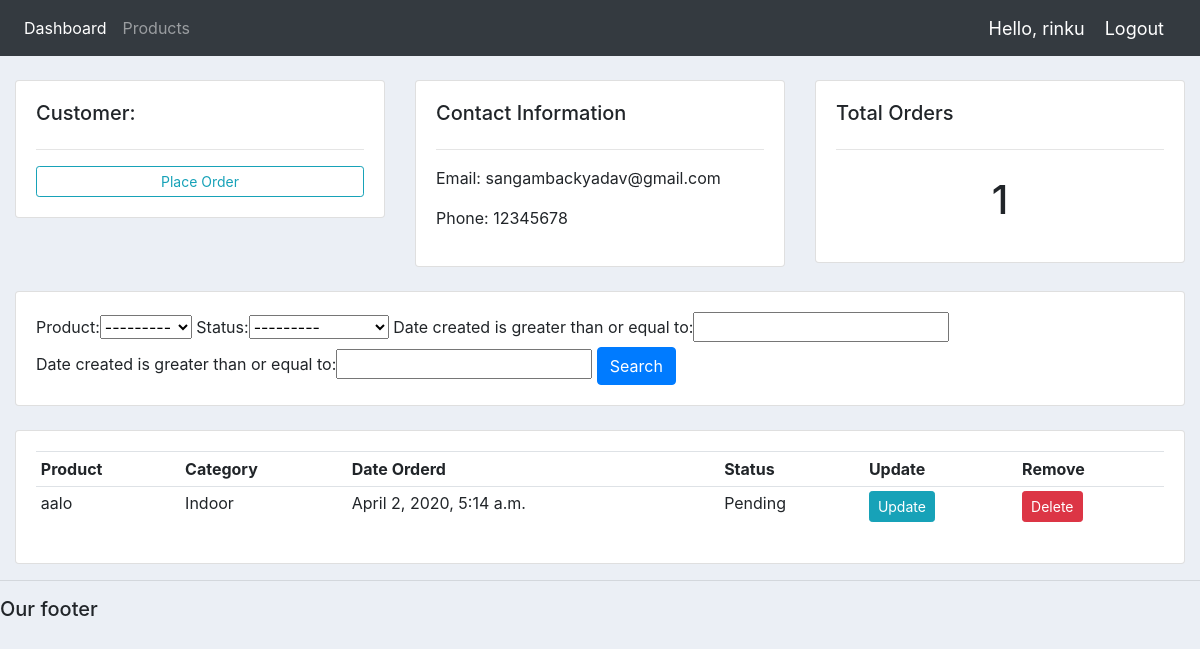
The page /customer/10/ (signed in) on the database as committed earlier.
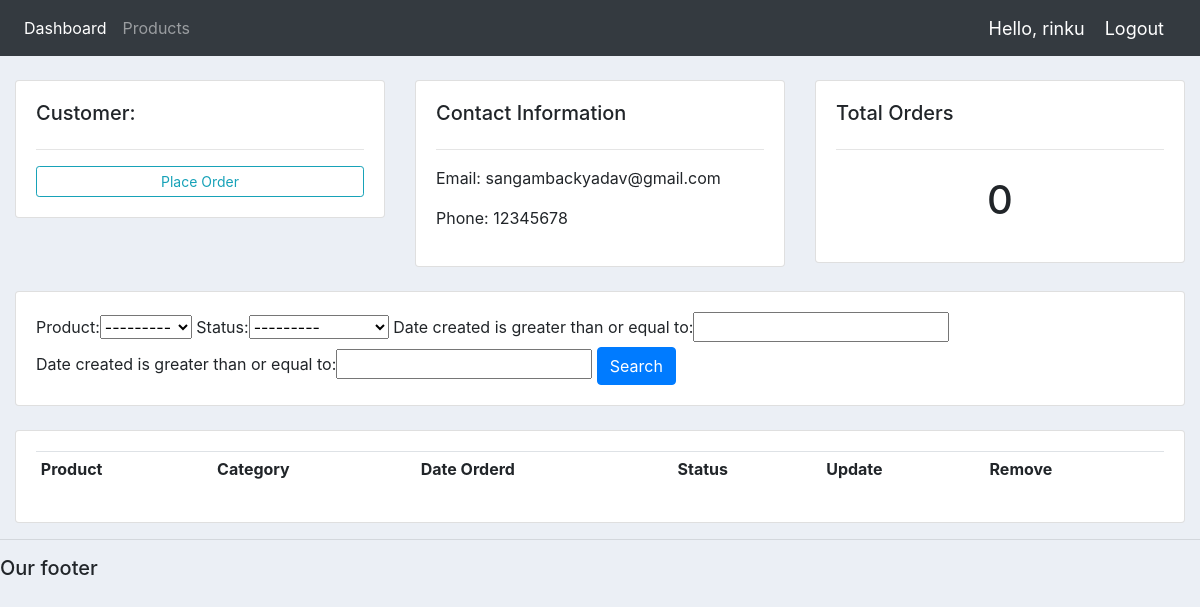
The same page on the database as committed later.
### accounts/models.py (models this page shows, shortened)
class Customer(models.Model):
    user = models.OneToOneField(User, null=True, blank=True, on_delete=models.CASCADE)
    name = models.CharField(max_length=200, null=True)
    phone = models.CharField(max_length=200, null=True)
    email = models.CharField(max_length=200, null=True)
    profile_pic = models.ImageField(default="profile1.png", null=True, blank=True)
    date_created = models.DateTimeField(auto_now_add=True, null=True)

class Order(models.Model):
    STATUS = (
            ('Pending', 'Pending'),
            ('Out for delivery', 'Out for delivery'),
            ('Delivered', 'Delivered'),
            )
    customer = models.ForeignKey(Customer, null=True, on_delete= models.SET_NULL)
    product = models.ForeignKey(Product, null=True, on_delete= models.SET_NULL)
    date_created = models.DateTimeField(auto_now_add=True, null=True)
    status = models.CharField(max_length=200, null=True, choices=STATUS)

class Product(models.Model):
    CATEGORY = (
            ('Indoor', 'Indoor'),
            ('Out Door', 'Out Door'),
            )
    name = models.CharField(max_length=200, null=True)
    price = models.FloatField(null=True)
    category = models.CharField(max_length=200, null=True, choices=CATEGORY)
    description = models.CharField(max_length=200, null=True, blank=True)
    date_created = models.DateTimeField(auto_now_add=True, null=True)
    tags = models.ManyToManyField(Tag)
    def __str__(self):
        return self.name

### accounts/decorators.py (the view)
		def wrapper_func(request, *args, **kwargs):
			group = None
			if request.user.groups.exists():
				group = request.user.groups.all()[0].name
			if group in allowed_roles:
				return view_func(request, *args, **kwargs)
			else:
				return HttpResponse('You are not authorized to view this page')

### accounts/views.py (called while the page is built)
@login_required(login_url='login')
@allowed_users(allowed_roles=['admin'])
def customer(request, pk_test):
    customer = Customer.objects.get(id=pk_test)
    orders = customer.order_set.all()
    order_count = orders.count()
    myFilter = OrderFilter(request.GET, queryset=orders)
    orders = myFilter.qs
    context = {'customer':customer, 'orders':orders, 'order_count':order_count,
    'myFilter':myFilter}
    return render(request, 'accounts/customer.html',context)

### accounts/templates/accounts/customer.html
{% extends 'accounts/main.html' %} {% block content %}
<br />
<div class="row">
  <div class="col-md">
    <div class="card card-body">
      <h5>Customer:</h5>
      <hr />
      <a class="btn btn-outline-info  btn-sm btn-block" href="{% url 'create_order' customer.id %}">Place Order</a>
    </div>
  </div>
  <div class="col-md">
    <div class="card card-body">
      <h5>Contact Information</h5>
      <hr />
      <p>Email: {{customer.email}}</p>
      <p>Phone: {{customer.phone}}</p>
    </div>
  </div>
  <div class="col-md">
    <div class="card card-body">
      <h5>Total Orders</h5>
      <hr />
      <h1 style="text-align: center;padding: 10px">{{order_count}}</h1>
    </div>
  </div>
</div>
<br />
<div class="row">
  <div class="col">
    <div class="card card-body">
      <form method="get">
          {{myFilter.form}}
        <button class="btn btn-primary" type="submit">Search</button>
      </form>
    </div>
  </div>
</div>
<br />
<div class="row">
  <div class="col-md">
    <div class="card card-body">
      <table class="table table-sm">
        <tr>
          <th>Product</th>
          <th>Category</th>
          <th>Date Orderd</th>
          <th>Status</th>
          <th>Update</th>
          <th>Remove</th>
        </tr>
        {% for order in orders %}
        <tr>
          <td>{{order.product}}</td>
          <td>{{order.product.category}}</td>
          <td>{{order.date_created}}</td>
          <td>{{order.status}}</td>
          <td>
            <a
              class="btn btn-sm btn-info"
              href="{% url 'update_order' order.id %}"
              >Update</a
            >
          </td>
          <td>
            <a
              class="btn btn-sm btn-danger"
              href="{% url 'delete_order' order.id %}"
              >Delete</a
            >
          </td>
        </tr>
        {% endfor %}
      </table>
    </div>
  </div>
</div>
{% endblock %}

### accounts/templates/accounts/main.html (shortened to what this page needs)
{% load static %}
<!DOCTYPE html>
<html>
<head>
  <link rel="stylesheet" href="https://stackpath.bootstrapcdn.com/bootstrap/4.3.1/css/bootstrap.min.css">
  <link rel="stylesheet" type="text/css" href="{% static '/css/main.css' %}">
</head>
<body>
  {%  include 'accounts/navbar.html' %}
  <div class="container-fluid">
  {% block content %}
  {% endblock %}
    </div>
  <hr>
  <h5>Our footer</h5>
</body>
</html>

### accounts/templates/accounts/navbar.html (shortened to what this page needs)
{% load static %}
<nav class="navbar navbar-expand-lg navbar-dark bg-dark">
  <div class="collapse navbar-collapse" id="navbarNav">
    <ul class="navbar-nav">
      {% if request.user.is_staff %}
      <li class="nav-item active">
        <a class="nav-link" href="{% url 'home' %}">Dashboard</a>
      </li>
      <li class="nav-item">
        <a class="nav-link" href="{% url 'products' %}">Products</a>
      </li>
      {% else %}
        <li class="nav-item">
          <a class="nav-link" href="{% url 'account' %}">Settings</a>
        </li>
      {% endif %}
    </ul>
  </div>
  <span class="hello-msg">Hello, {{request.user}}</span>
  <span ><a  class="hello-msg" href="{% url 'logout' %}">Logout</a></span>
</nav>

### static/css/main.css (style rules this page uses)
body { background-color: #ebeff5; }

### accounts/templates/accounts/navbar.html (style rules this page uses)
.hello-msg { font-size: 18px; color: #fff; margin-right: 20px; }

Rows that differ between the two databases and show on the page:
removed Order: product "aalo", product.category "Indoor", date_created "April 2, 2020, 5:14 a.m.", status "Pending"
Other text that changed with them:
{{ order_count }}: "1" → "0"
